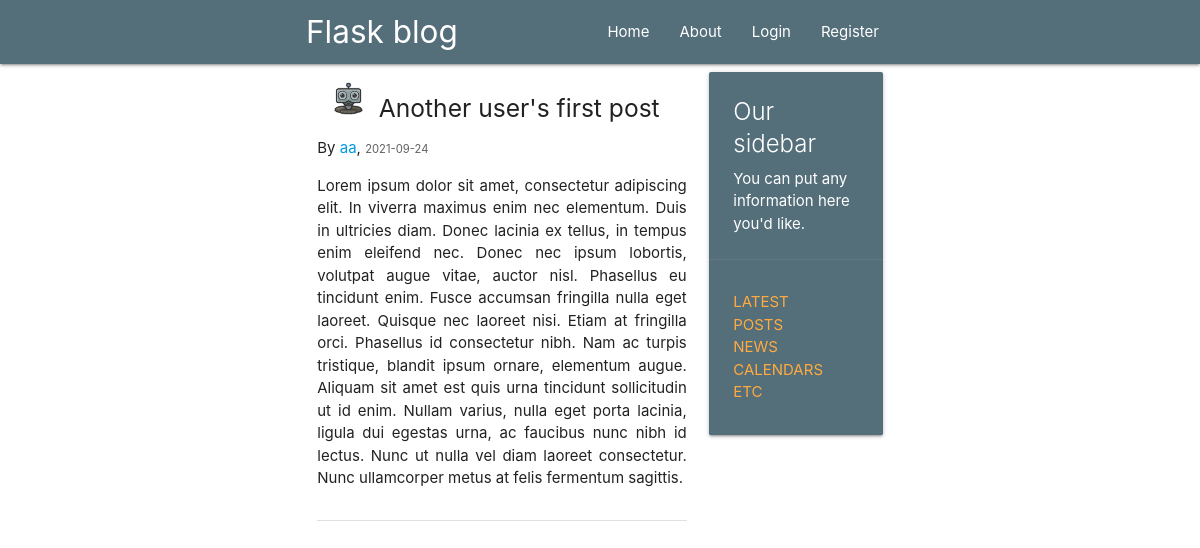
Screenshot of /post/2 with the database file from the repository.
### flaskblog/models.py (models this page shows, shortened)
class User(db.Model, UserMixin):
    id = db.Column(db.Integer, primary_key=True)
    username = db.Column(db.String(20), unique=True, nullable=False)
    email = db.Column(db.String(120), unique=True, nullable=False)
    image_file = db.Column(db.String(20), nullable=False, default='default.jpg')
    password = db.Column(db.String(60), nullable=False)
    posts = db.relationship('Post', backref='author', cascade="all,delete",
                            lazy=True)

class Post(db.Model):
    id = db.Column(db.Integer, primary_key=True)
    title = db.Column(db.String(100), nullable=False)
    date_posted = db.Column(db.DateTime, nullable=False,
                            default=datetime.utcnow)
    content = db.Column(db.Text, nullable=False)
    user_id = db.Column(db.Integer, db.ForeignKey('user.id'), nullable=False)

### flaskblog/posts/routes.py (the view)
@posts.route('/post/<int:post_id>')
def post(post_id):
    post = Post.query.get_or_404(post_id)
    return render_template('post.html', title=post.title, post=post)

### flaskblog/templates/post.html (shortened to what this page needs)
{% extends "layout.html" %}
{% block content %}
<div class="section">
    <div class="col s2">
        <img src="{{ url_for('static', filename='profile/'+ post.author.image_file) }}" alt=""
             class="circle responsive-img">
    </div>
    <h5>{{ post.title }}</h5>
    <p>By <a href="{{ url_for('users.user_posts', username=post.author.username) }}">{{ post.author.username }}</a>,
        <small class="grey-text text-darken-2">{{ post.date_posted.strftime('%Y-%m-%d') }}</small></p>
    <p style="text-align: justify">{{ post.content }}</p>
</div>
<div class="divider"></div>
{% endblock content%}

### rows the page displays
User: image_file (picture), author.username "aa"
Post: title "Another user's first post", date_posted "2021-09-24", content "Lorem ipsum dolor sit amet, consectetur adipiscing elit. In viverra maximus enim nec elementum. Duis in ultricies diam. Donec lacinia ex tellus, in tempus enim eleifend nec. Donec nec ipsum lobortis, volutpat augue vitae, auctor nisl. Phasellus eu tincidunt enim. Fusce accumsan fringilla nulla eget laoreet. Quisque nec laoreet nisi. Etiam at fringilla orci. Phasellus id consectetur nibh. Nam ac turpis tristique, blandit ipsum ornare, elementum augue. Aliquam sit amet est quis urna tincidunt sollicitudin ut id enim. Nullam varius, nulla eget porta lacinia, ligula dui egestas urna, ac faucibus nunc nibh id lectus. Nunc ut nulla vel diam laoreet consectetur. Nunc ullamcorper metus at felis…"
